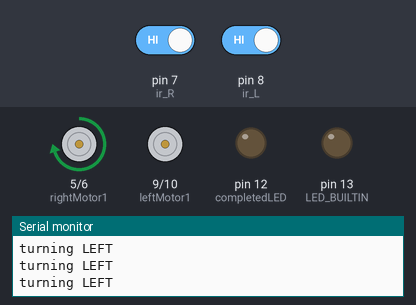
A sketch run on a simulated Arduino Uno, built with avr-gcc and run on an emulated ATmega328P. Parts: motor-driver pin pairs drawn as motors (green arrow = first pin HIGH = forward, orange = second pin HIGH = backward, longer = more drive), output pins drawn as LEDs (lit = HIGH), the last lines printed to the serial monitor. The inputs (shaded band) are chosen by the test bench; at power-on: pin 7 (ir_R) HIGH, pin 8 (ir_L) HIGH.

Above: at 1.2 s.
1.3 s: pin 7 (ir_R) driven LOW and pin 8 (ir_L) driven LOW
4.3 s: pin 7 (ir_R) driven HIGH
At 5.5 s:
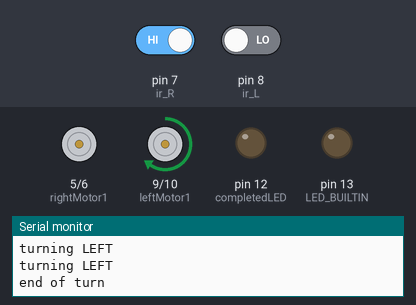
5.8 s: pin 8 (ir_L) driven HIGH
Timing chart, 0 to 17.8 s (numbered marks = the images above; inputs shaded):
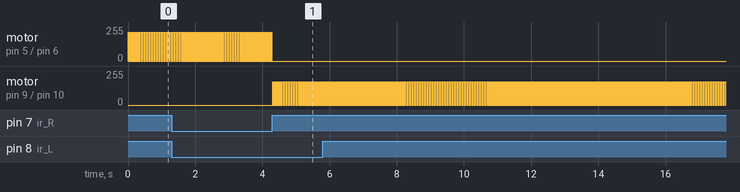

Measured:
- after the input at 4.3 s, motor on pin 5 (rightMotor1) / pin 6 (rightMotor2): stops changing and stays stopped; motor on pin 9 (leftMotor1) / pin 10 (leftMotor2): alternates forward 175/255 for 0.02 s and stopped for 0.02 s, starting at once
- by itself, motor on pin 5 (rightMotor1) / pin 6 (rightMotor2): alternates forward 215/255 for 0.02 s and stopped for 0.02 s

The sketch:

March1.ino
```cpp
int leftMotor1 = 9;
int leftMotor2 = 10;
int rightMotor1 = 5;
int rightMotor2 = 6;
int motorSpeed = 175;
int motorToTurn = rightMotor1;
int secondaryMotor = leftMotor1;

int completedLED = 12;

bool turning = false;


int ir_R = 7;
int ir_L = 8;
int hit_R = HIGH;  // High = 1 = ON LINE. LOW = 0 = OFF LINE
int hit_L = HIGH;
int directionCount = 0;

int directions[11] = {0, 1, 1, 0, 1, 1, 1, 0, 0};


void setup() {
  pinMode(ir_R, INPUT);
  pinMode(ir_L, INPUT);

  pinMode(completedLED, OUTPUT);

  pinMode(LED_BUILTIN, OUTPUT);

  pinMode(rightMotor1, OUTPUT);
  pinMode(rightMotor2, OUTPUT);
  pinMode(leftMotor1, OUTPUT);
  pinMode(leftMotor2, OUTPUT);
  analogWrite(leftMotor2, 0);
  analogWrite(rightMotor2, 0);
  digitalWrite(LED_BUILTIN, LOW);

  Serial.begin(9600);

}

void loop() {
  hit_R = digitalRead(ir_R);
  hit_L = digitalRead(ir_L);

  while(directionCount > 9) {
        digitalWrite(completedLED, HIGH);
  }

  if (!turning){ // Following path

    getDirection();

  } else { // In a turn

    getTurn();

  }

  writeMotors();

}

void setMotor(int motor){
  if(motor == rightMotor1){
    motorToTurn = rightMotor1;
    secondaryMotor = leftMotor1;
  }
  else{
    motorToTurn = leftMotor1;
    secondaryMotor = rightMotor1;
  }
}

void writeMotors(){
  if(motorToTurn == rightMotor1){
    analogWrite(motorToTurn, motorSpeed + 40);
  } else {
    analogWrite(motorToTurn, motorSpeed);
  }
  delay(17);
  analogWrite(rightMotor1, 0);
  analogWrite(leftMotor1, 0);
  delay(20);
}

void getTurn(){

      if (directions[directionCount] == 0) {
        //sharp turn left
        Serial.println("turning LEFT");
        setMotor(rightMotor1);
      } else if (directions[directionCount] == 1) {
        Serial.println("turning RIGHT");
        setMotor(leftMotor1);
      }

      if(hit_L == LOW && hit_R == LOW) {
        Serial.println("end of turn");
          turning = false;
          directionCount++;
      }

}

void getDirection(){
      if ((hit_R == LOW && hit_L == HIGH) ) { //hit left
      //analogWrite(leftMotor1,motorSpeed);

      setMotor(rightMotor1);
    } else if ((hit_R == HIGH && hit_L == LOW) ) { //hit right
      //analogWrite(rightMotor1, motorSpeed);
      setMotor(leftMotor1);

    } else if (hit_R == HIGH && hit_L == HIGH) {
      Serial.print("init turn");
      if (directionCount <= (sizeof(directions) / sizeof(int))) {
        //motorSpeed = 0;
      }
      turning = true;
    }
}
```
